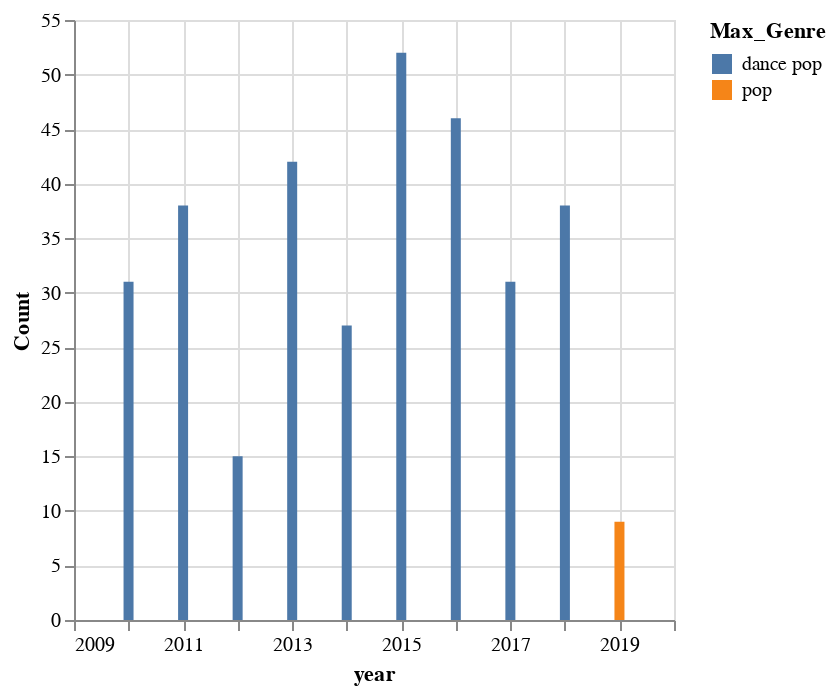

Source (notebook cell):
### Code cell
most_popular = alt.Chart(df).mark_bar().encode(
    x=alt.X('year', axis=alt.Axis(format='')),
    y='Count',
    tooltip=['Max_Genre', 'Count'],
    color='Max_Genre')

most_popular.save('most_popular.html')
most_popular

### Figure 1 — Vega-Lite specification as saved in the notebook (floating-point values rounded to 4 significant figures)
{"config": {"view": {"continuousWidth": 300, "continuousHeight": 300}}, "data": {"name": "data-2508c39f7954def8edd3f8321ad2abb0"}, "mark": {"type": "bar"}, "encoding": {"color": {"field": "Max_Genre", "type": "nominal"}, "tooltip": [{"field": "Max_Genre", "type": "nominal"}, {"field": "Count", "type": "quantitative"}], "x": {"axis": {"format": ""}, "field": "year", "type": "quantitative"}, "y": {"field": "Count", "type": "quantitative"}}, "$schema": "https://vega.github.io/schema/vega-lite/v5.16.3.json", "datasets": {"data-2508c39f7954def8edd3f8321ad2abb0": [{"year": 2010, "Max_Genre": "dance pop", "Count": 31}, {"year": 2011, "Max_Genre": "dance pop", "Count": 38}, {"year": 2012, "Max_Genre": "dance pop", "Count": 15}, {"year": 2013, "Max_Genre": "dance pop", "Count": 42}, {"year": 2014, "Max_Genre": "dance pop", "Count": 27}, {"year": 2015, "Max_Genre": "dance pop", "Count": 52}, {"year": 2016, "Max_Genre": "dance pop", "Count": 46}, {"year": 2017, "Max_Genre": "dance pop", "Count": 31}, {"year": 2018, "Max_Genre": "dance pop", "Count": 38}, {"year": 2019, "Max_Genre": "pop", "Count": 9}]}}
